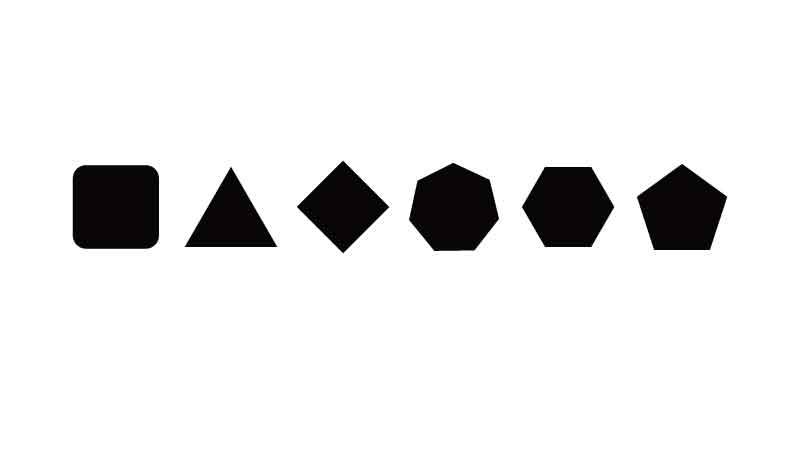
#> input picture img/shapes.jpg, 800 x 450 px
$ python shape_recognize.py
#> lines starting #> are read from the running program, lines starting #| are printed output that depends on the picture; after the words box and inside, x2 and y2 are one past the last pixel; in counts of white or black regions, pixels touching at a corner belong together
import cv2
import numpy as np

# 이미지 불러오기
img = cv2.imread('../img/shapes.jpg')
#> img is the input picture: shape (450, 800, 3); mean B, G, R 232.9, 232.8, 233.1
gray = cv2.cvtColor(img, cv2.COLOR_BGR2GRAY)

# 이진화
_, binary = cv2.threshold(gray, 127, 255, cv2.THRESH_BINARY_INV)
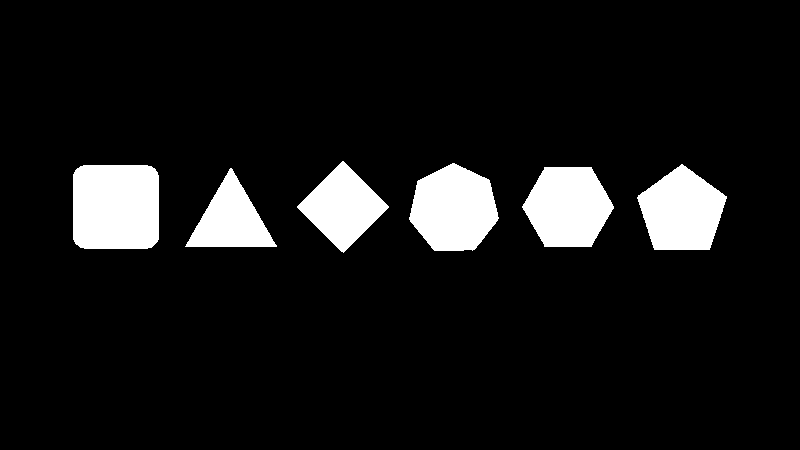
#> binary: shape (450, 800); 8.9% white; 6 white regions

# 윤곽선 찾기
contours, _ = cv2.findContours(binary, cv2.RETR_EXTERNAL, cv2.CHAIN_APPROX_SIMPLE)
#> contours = 6 contours; box (x1, y1, x2, y2) and area: (73, 165, 159, 249) 6916, (409, 163, 499, 251) 5719, (522, 167, 614, 247) 5415, (637, 164, 727, 250) 5250, (297, 161, 389, 253) 4230, (185, 168, 277, 247) 3587

# 도형 분류
for contour in contours:
    area = cv2.contourArea(contour)
    if area > 1000:
        epsilon = 0.02 * cv2.arcLength(contour, True)
        approx = cv2.approxPolyDP(contour, epsilon, True)

        if len(approx) == 3:
            shape = "Triangle"
        elif len(approx) == 4:
            shape = "Rectangle"
        else:
            shape = "Circle"

        cv2.drawContours(img, [contour], -1, (0, 255, 0), 2)
        cv2.putText(img, shape, (contour[0][0][0], contour[0][0][1]),
                    cv2.FONT_HERSHEY_SIMPLEX, 0.6, (255, 0, 0), 2)
#> this loop made 6 passes
#> (area, epsilon, approx, shape) on passes 1, 6: (3587, 5.71, [[185, 246], [276, 245], [230, 168]], 'Triangle'), (4230, 5.17, [[342, 161], [297, 207], [343, 252], [388, 206]], 'Rectangle')
#> (area, epsilon, shape) on passes 2 to 5: (5415, 5.77, 'Circle'), (6916.5, 6.38, 'Circle'), (5250, 5.81, 'Circle'), (5719, 5.86, 'Circle')
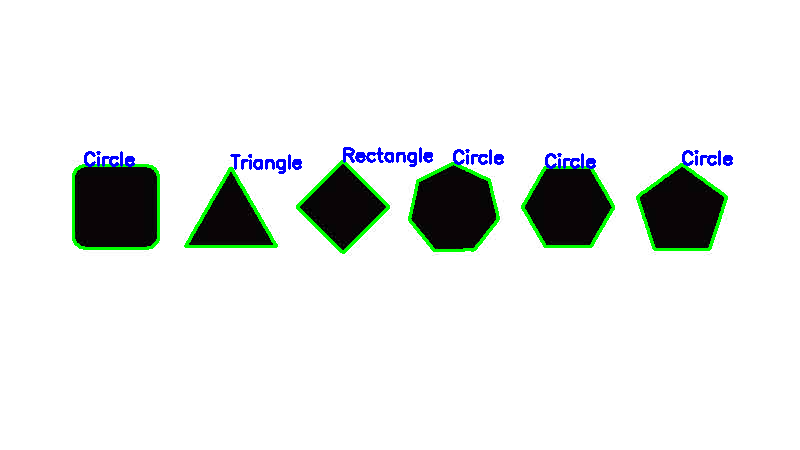
#> img: shape (450, 800, 3); 2.29% of pixels changed, all inside (x1, y1, x2, y2) = (72, 147, 733, 254)

cv2.imshow('Shape Classification', img)
cv2.waitKey(0)
cv2.destroyAllWindows()
